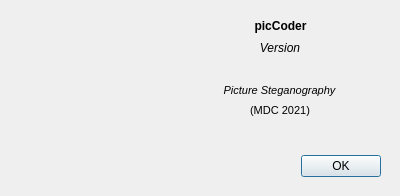
<?xml version="1.0" encoding="UTF-8"?>
<ui version="4.0">
 <class>AboutDlg</class>
 <widget class="QDialog" name="AboutDlg">
  <property name="geometry">
   <rect>
    <x>0</x>
    <y>0</y>
    <width>400</width>
    <height>196</height>
   </rect>
  </property>
  <property name="windowTitle">
   <string>piCoder About</string>
  </property>
  <widget class="QDialogButtonBox" name="buttonBox">
   <property name="geometry">
    <rect>
     <x>40</x>
     <y>150</y>
     <width>341</width>
     <height>32</height>
    </rect>
   </property>
   <property name="orientation">
    <enum>Qt::Horizontal</enum>
   </property>
   <property name="standardButtons">
    <set>QDialogButtonBox::Ok</set>
   </property>
  </widget>
  <widget class="QLabel" name="label">
   <property name="geometry">
    <rect>
     <x>190</x>
     <y>10</y>
     <width>181</width>
     <height>31</height>
    </rect>
   </property>
   <property name="font">
    <font>
     <weight>75</weight>
     <bold>true</bold>
    </font>
   </property>
   <property name="text">
    <string>picCoder</string>
   </property>
   <property name="alignment">
    <set>Qt::AlignCenter</set>
   </property>
  </widget>
  <widget class="QLabel" name="label_2">
   <property name="geometry">
    <rect>
     <x>189</x>
     <y>80</y>
     <width>181</width>
     <height>20</height>
    </rect>
   </property>
   <property name="font">
    <font>
     <pointsize>8</pointsize>
     <weight>50</weight>
     <italic>true</italic>
     <bold>false</bold>
    </font>
   </property>
   <property name="text">
    <string>Picture Steganography</string>
   </property>
   <property name="alignment">
    <set>Qt::AlignCenter</set>
   </property>
  </widget>
  <widget class="QLabel" name="dateLbl">
   <property name="geometry">
    <rect>
     <x>200</x>
     <y>100</y>
     <width>160</width>
     <height>20</height>
    </rect>
   </property>
   <property name="font">
    <font>
     <pointsize>8</pointsize>
    </font>
   </property>
   <property name="text">
    <string>(MDC 2021)</string>
   </property>
   <property name="alignment">
    <set>Qt::AlignCenter</set>
   </property>
  </widget>
  <widget class="QLabel" name="versionLbl">
   <property name="geometry">
    <rect>
     <x>200</x>
     <y>40</y>
     <width>160</width>
     <height>16</height>
    </rect>
   </property>
   <property name="font">
    <font>
     <italic>true</italic>
    </font>
   </property>
   <property name="text">
    <string>Version</string>
   </property>
   <property name="alignment">
    <set>Qt::AlignCenter</set>
   </property>
  </widget>
  <widget class="QLabel" name="aboutIcon">
   <property name="geometry">
    <rect>
     <x>17</x>
     <y>20</y>
     <width>150</width>
     <height>150</height>
    </rect>
   </property>
   <property name="text">
    <string/>
   </property>
   <property name="scaledContents">
    <bool>false</bool>
   </property>
   <property name="alignment">
    <set>Qt::AlignCenter</set>
   </property>
  </widget>
 </widget>
 <resources/>
 <connections>
  <connection>
   <sender>buttonBox</sender>
   <signal>accepted()</signal>
   <receiver>AboutDlg</receiver>
   <slot>accept()</slot>
   <hints>
    <hint type="sourcelabel">
     <x>248</x>
     <y>254</y>
    </hint>
    <hint type="destinationlabel">
     <x>157</x>
     <y>274</y>
    </hint>
   </hints>
  </connection>
 </connections>
</ui>
